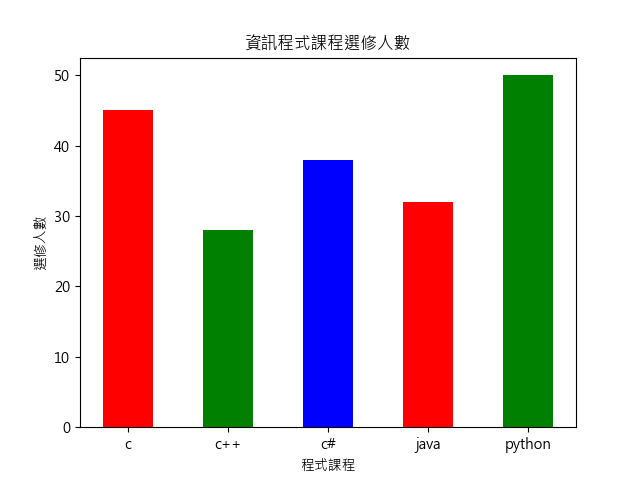

Recreate this plot in Python.
import matplotlib.pyplot as plt
listx = ['c','c++','c#','java','python']
listy = [45,28,38,32,50]
plt.bar(listx, listy, width=0.5, color=['r','g','b'])
plt.title('資訊程式課程選修人數')
plt.xlabel('程式課程')
plt.ylabel('選修人數')
plt.rcParams['font.sans-serif'] = 'Microsoft JhengHei'
plt.rcParams['axes.unicode_minus'] = False
plt.show()
